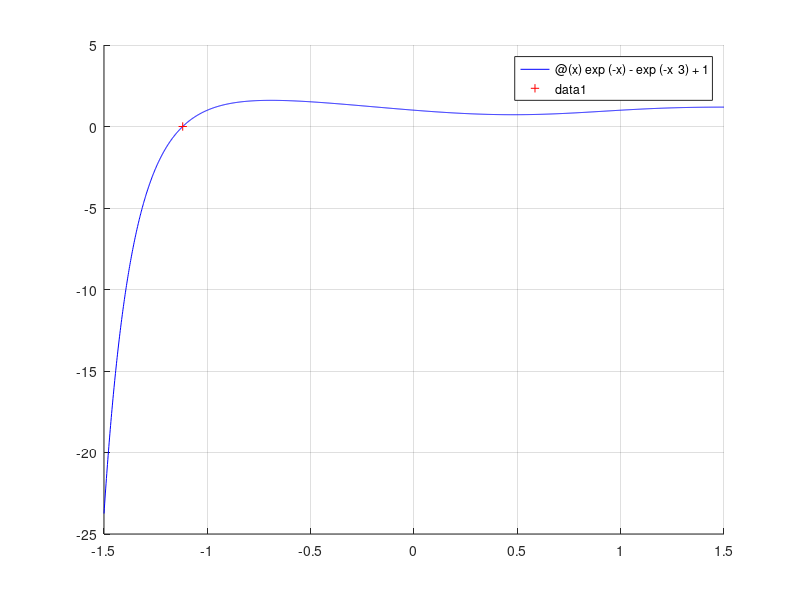

The MATLAB script that drew this image:
clc;
clear;
clf;

f = @(x) exp(-x)-exp(-x^3)+1;
options = optimset('Display', 'iter','TolFun', 1e-4);

hold on
[x, fval, info, output] = fzero(f, 1, options);

fplot(f, [-1.5 1.5], 'b');
plot(x, f(x), 'r+');
grid on
hold off